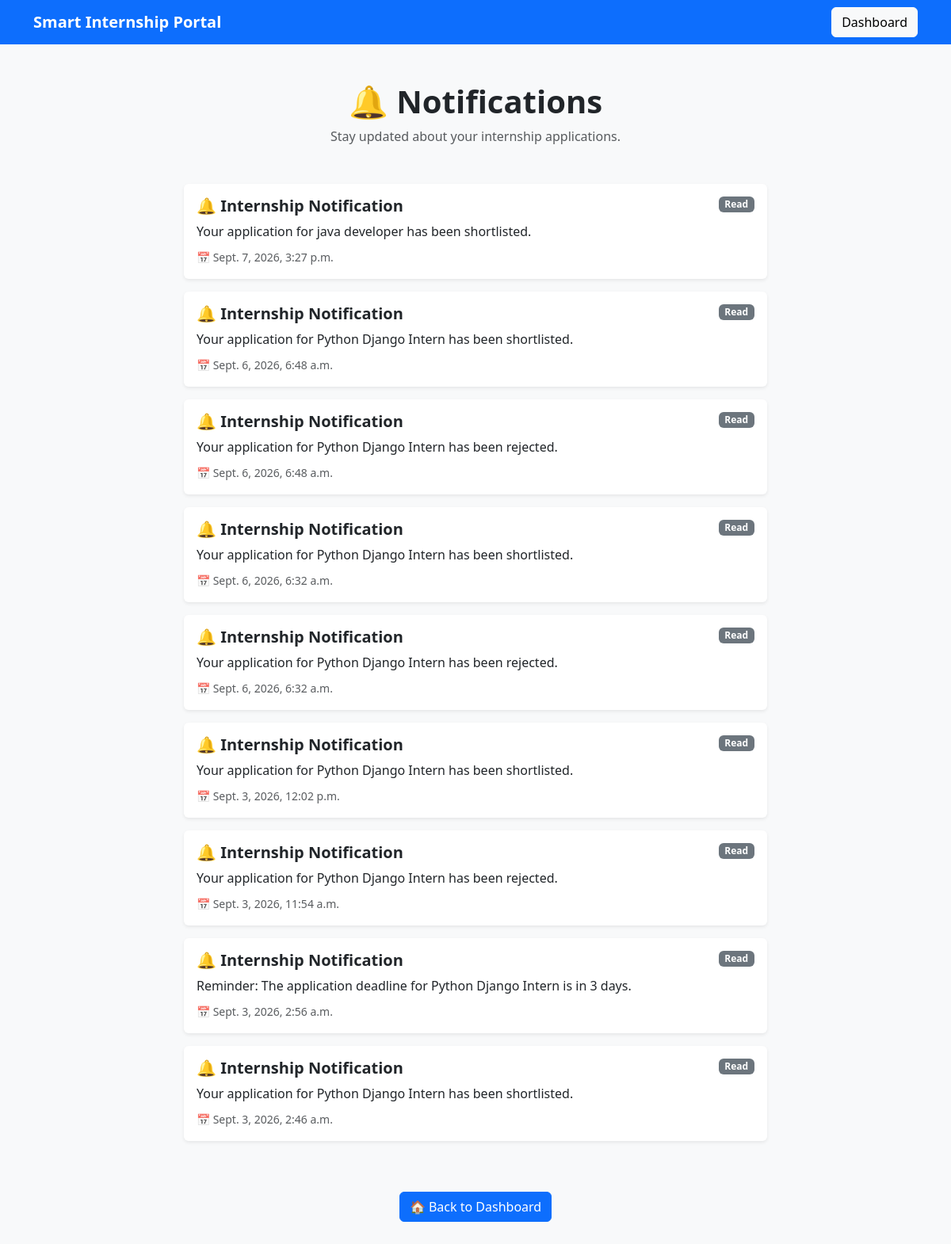
The app's page /notifications/ (signed in) with its own data.
### notifications/models.py (models this page shows, shortened)
class Notification(models.Model):
    user = models.ForeignKey(
        User,
        on_delete=models.CASCADE
    )
    message = models.TextField()
    is_read = models.BooleanField(
        default=False
    )
    created_at = models.DateTimeField(
        auto_now_add=True
    )

### notifications/views.py (the view)
def notification_list(request):
    if not request.user.is_authenticated:
        return redirect('login')
    notifications = Notification.objects.filter(
        user=request.user
    ).order_by('-created_at')
    Notification.objects.filter(
        user=request.user,
        is_read=False
    ).update(
        is_read=True
    )
    return render(
        request,
        'notifications/notification_list.html',
        {
            'notifications': notifications
        }
    )

### notifications/templates/notifications/notification_list.html (shortened to what this page needs)
<!DOCTYPE html>
<html lang="en">
<head>
    <link
        href="https://cdn.jsdelivr.net/npm/bootstrap@5.3.3/dist/css/bootstrap.min.css"
        rel="stylesheet"
    >
</head>
<body class="bg-light">
    <nav class="navbar navbar-dark bg-primary">
        <div class="container">
            <a class="navbar-brand fw-bold"
               href="{% url 'student_dashboard' %}">
                Smart Internship Portal
            </a>
            <a class="btn btn-light"
               href="{% url 'student_dashboard' %}">
                Dashboard
            </a>
        </div>
    </nav>
    <div class="container mt-5 mb-5">
        <div class="text-center mb-5">
            <h1 class="fw-bold">
                🔔 Notifications
            </h1>
            <p class="text-muted">
                Stay updated about your internship applications.
            </p>
        </div>
        {% if notifications %}
            <div class="row justify-content-center">
                <div class="col-lg-8">
                    {% for notification in notifications %}
                        <div class="card shadow-sm border-0 mb-3">
                            <div class="card-body">
                                <div class="d-flex justify-content-between
                                            align-items-start">
                                    <div>
                                        <h5 class="fw-bold mb-2">
                                            🔔 Internship Notification
                                        </h5>
                                        <p class="mb-2">
                                            {{ notification.message }}
                                        </p>
                                        <small class="text-muted">
                                            📅 {{ notification.created_at }}
                                        </small>
                                    </div>
                                    {% if not notification.is_read %}
                                        <span class="badge bg-warning text-dark">
                                            🆕 New
                                        </span>
                                    {% else %}
                                        <span class="badge bg-secondary">
                                            Read
                                        </span>
                                    {% endif %}
                                </div>
                            </div>
                        </div>
                    {% endfor %}
                </div>
            </div>
        {% endif %}
        <div class="text-center mt-5">
            <a
                href="{% url 'student_dashboard' %}"
                class="btn btn-primary">
                🏠 Back to Dashboard
            </a>
        </div>
    </div>
</body>
</html>

### records on screen
Notification: message "Your application for java developer has been shortlisted.", created_at "Sept. 7, 2026, 3:27 p.m.", is_read "Read"
Notification: message "Your application for Python Django Intern has been shortlisted.", created_at "Sept. 6, 2026, 6:48 a.m.", is_read "Read"
Notification: message "Your application for Python Django Intern has been rejected.", created_at "Sept. 6, 2026, 6:48 a.m.", is_read "Read"
Notification: message "Your application for Python Django Intern has been shortlisted.", created_at "Sept. 6, 2026, 6:32 a.m.", is_read "Read"
Notification: message "Your application for Python Django Intern has been rejected.", created_at "Sept. 6, 2026, 6:32 a.m.", is_read "Read"
Notification: message "Your application for Python Django Intern has been shortlisted.", created_at "Sept. 3, 2026, 12:02 p.m.", is_read "Read"
Notification: message "Your application for Python Django Intern has been rejected.", created_at "Sept. 3, 2026, 11:54 a.m.", is_read "Read"
Notification: message "Reminder: The application deadline for Python Django Intern is in 3 days.", created_at "Sept. 3, 2026, 2:56 a.m.", is_read "Read"
Notification: message "Your application for Python Django Intern has been shortlisted.", created_at "Sept. 3, 2026, 2:46 a.m.", is_read "Read"
